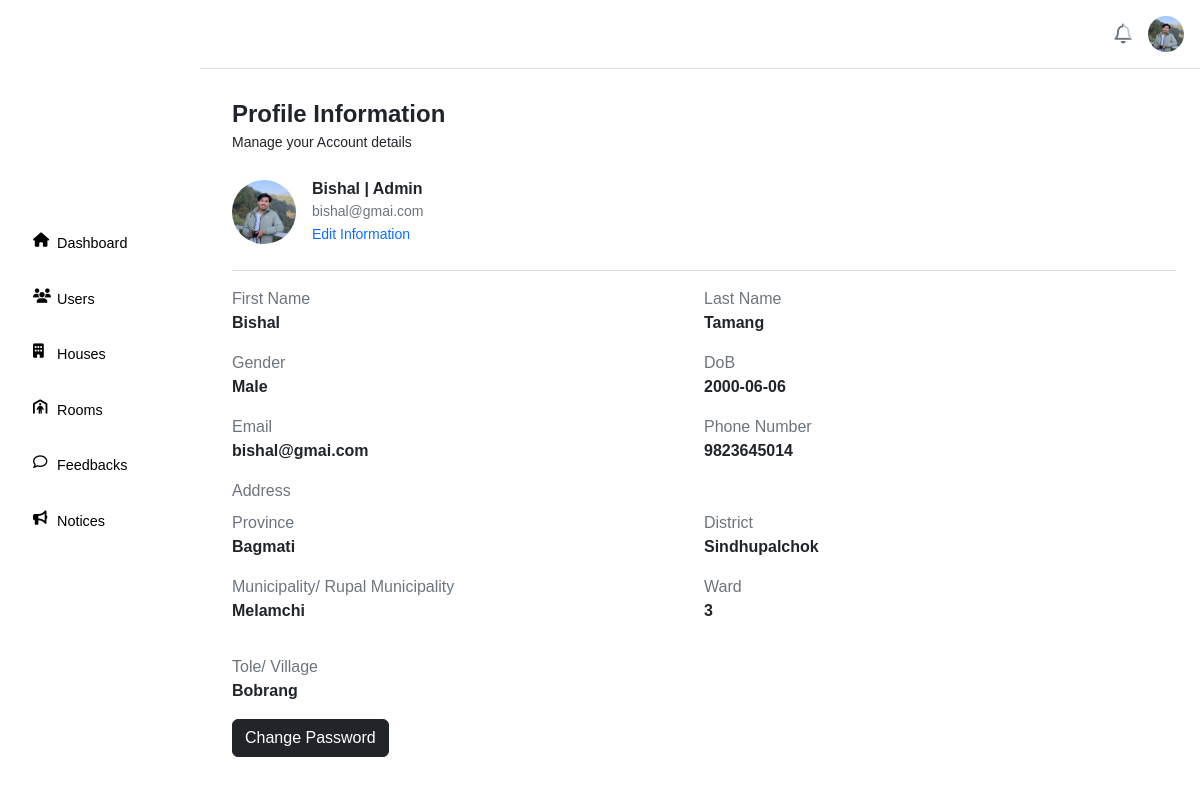
The page /admin/profile/view (signed in) on the database its author committed.
### tables this page shows
CREATE TABLE `admin_tb` (
  `admin_id` int(11) NOT NULL,
  `first_name` varchar(12) NOT NULL,
  `last_name` varchar(15) NOT NULL,
  `gender` varchar(7) NOT NULL,
  `dob` date NOT NULL,
  `email` varchar(254) NOT NULL,
  `password` varchar(255) NOT NULL,
  `phone_number` varchar(15) NOT NULL,
  `province` varchar(20) NOT NULL,
  `district` varchar(20) NOT NULL,
  `municipality_rural` varchar(40) NOT NULL,
  `ward` int(11) NOT NULL,
  `tole_village` varchar(30) NOT NULL,
  `profile_photo` varchar(250) NOT NULL,
  `kyc_front` varchar(250) NOT NULL,
  `kyc_back` varchar(250) NOT NULL,
  `registration_date` datetime NOT NULL,
  `flag` varchar(10) DEFAULT NULL
);

### classes/admin.php (called while the page is built, shortened)
<?php
require_once __DIR__ . '/../app/connection.php';
class Admin
{
    private $phoneNumber;
    public function __construct()
    {
        $this->phoneNumber = "";
    }
    public function getPhoneNumber()
    {
        return $this->phoneNumber;
    }
    public function set($firstName, $lastName, $gender, $dob, $email, $phoneNumber, $province, $district, $municipalityRural, $ward, $toleVillage, $flag, $profilePhoto, $registrationDate)
    {
        $this->name = [
            'first' => $firstName,
            'last' => $lastName
        ];
        $this->gender = $gender;
        $this->dob = $dob;
        $this->email = $email;
        $this->phoneNumber = $phoneNumber;
        $this->address = [
            'province' => $province,
            'district' => $district,
            'municipalityRural' => $municipalityRural,
            'ward' => $ward,
            'toleVillage' => $toleVillage,
        ];
        $this->profilePhoto = $profilePhoto;
    }
    public function fetch($adminId, $howMuch)
    {
        global $conn;
        $query = $howMuch == "all" ? "SELECT * FROM admin_tb WHERE admin_id = '$adminId' LIMIT 1" : "SELECT first_name, email, flag, profile_photo FROM admin_tb WHERE admin_id = '$adminId' LIMIT 1";
        $result = mysqli_query($conn, $query);
    }
}

### pages/admin/sections/view-profile.php (the view, shortened to what this page needs)
<div class="mb-3 w-100 profile-informations">
    <div class="d-flex">
        <div class="w-50">
            <p class="m-0 text-secondary"> First Name </p>
            <p class="m-0 fw-semibold">
                <?= ($profileUser->name['first'] != '') ? ucfirst($profileUser->name['first']) : "-" ?>
            </p>
        </div>
        <div class="w-50">
            <p class="m-0 text-secondary"> Last Name </p>
            <p class="m-0 fw-semibold">
                <?= ($profileUser->name['last'] != '') ? ucfirst($profileUser->name['last']) : "-" ?>
            </p>
        </div>
    </div>
    <div class="mt-3 d-flex">
        <div class="w-50">
            <p class="m-0 text-secondary"> Gender </p>
            <p class="m-0 fw-semibold"> <?= ($profileUser->gender != '') ? ucfirst($profileUser->gender) : "-" ?> </p>
        </div>
        <div class="w-50">
            <p class="m-0 text-secondary"> DoB </p>
            <p class="m-0 fw-semibold"> <?= ($profileUser->dob != '0000-00-00') ? $profileUser->dob : "-" ?> </p>
        </div>
    </div>
    <div class="mt-3 d-flex">
        <div class="w-50">
            <p class="m-0 text-secondary"> Email </p>
            <p class="m-0 fw-semibold"> <?= ($profileUser->email != '') ? $profileUser->email : "-" ?> </p>
        </div>
        <div class="w-50">
            <p class="m-0 text-secondary"> Phone Number </p>
            <p class="m-0 fw-semibold">
                <?= ($profileUser->getPhoneNumber() != '') ? $profileUser->getPhoneNumber() : "-" ?>
            </p>
        </div>
    </div>
    <p class="m-0 mt-3 text-secondary"> Address </p>
    <div class="d-flex flex-column">
        <div class="d-flex">
            <div class="w-50">
                <p class="m-0 mt-2 text-secondary"> Province </p>
                <p class="m-0 fw-semibold">
                    <?= ($profileUser->address['province'] != '') ? ucfirst($profileUser->address['province']) : "-" ?>
                </p>
            </div>
            <div class="w-50">
                <p class="m-0 mt-2 text-secondary"> District </p>
                <p class="m-0 fw-semibold">
                    <?= ($profileUser->address['district'] != '') ? ucfirst($profileUser->address['district']) : "-" ?>
                </p>
            </div>
        </div>
        <div class="d-flex">
            <div class="w-50">
                <p class="m-0 mt-3 text-secondary"> Municipality/ Rupal Municipality </p>
                <p class="m-0 fw-semibold">
                    <?= ($profileUser->address['municipalityRural'] != '') ? ucfirst($profileUser->address['municipalityRural']) : "-" ?>
                </p>
            </div>
            <div class="w-50">
                <p class="m-0 mt-3 text-secondary"> Ward </p>
                <p class="m-0 fw-semibold">
                    <?= ($profileUser->address['ward'] != 0) ? $profileUser->address['ward'] : "-" ?>
                </p>
            </div>
        </div>
        <div class="mt-3">
            <p class="m-0 mt-3 text-secondary"> Tole/ Village </p>
            <p class="m-0 fw-semibold">
                <?= ($profileUser->address['toleVillage'] != '') ? ucfirst($profileUser->address['toleVillage']) : "-" ?>
            </p>
        </div>
    </div>
    <a href="/rentrover/admin/profile/password-change" class="btn btn-dark mt-3"> Change Password </a>
</div>

### pages/admin/profile.php (shortened to what this page needs)
<?php
require_once __DIR__ . '/../../classes/admin.php';
$profileUser = new Admin();
$profileUser->fetch($r_id, "all");
$page = "profile";
?>
<!DOCTYPE html>
<html lang="en">
<head>
    <link rel="stylesheet" href="https://cdnjs.cloudflare.com/ajax/libs/font-awesome/6.6.0/css/all.min.css"
 />
    <link href="https://cdn.jsdelivr.net/npm/bootstrap@5.3.3/dist/css/bootstrap.min.css" rel="stylesheet"
>
    <link rel="stylesheet" href="/rentrover/bootstrap/bootstrap-css-5.3.3/bootstrap.min.css">
    <link rel="stylesheet" href="/rentrover/css/style.css">
    <link rel="stylesheet" href="/rentrover/css/profile.css">
    <link rel="stylesheet" href="/rentrover/css/user-detail.css">
    <link rel="stylesheet" href="/rentrover/css/popup-alert.css">
    <link rel="stylesheet" href="/rentrover/css/aside.css">
</head>
<body>
    <?php include __DIR__ . '/sections/aside.php'; ?>
    <main>
        <div class="d-nones d-flex flex-column user-profile-container profile-content">
            <p class="m-0 fs-4 fw-semibold"> Profile Information </p>
            <p class="m-0 small"> Manage your Account details </p>
            <div class="d-flex flex-row gap-3 mt-4 align-items-center photo-username-email">
                <div class="photo">
                    <?php
                    if ($profileUser->profilePhoto != '') {
                        $tempPhotoSrc = "/rentrover/uploads/admins/$profileUser->profilePhoto";
                        ?>
                        <img src="<?= $tempPhotoSrc ?>" id="profile-photo-container" alt="user profile photo"
                            class="pointer">
                        <?php
                    } else {
                        $tempPhotoSrc = "/rentrover/uploads/blank-profile.jpg";
                        ?>
                        <img src="/rentrover/uploads/blank-profile.jpg" id="profile-photo-container"
                            alt="user profile photo" class="pointer">
                        <?php
                    }
                    ?>
                </div>
                <div class="username-email">
                    <p class="m-0 fw-semibold">
                        <?= ($profileUser->name['first'] != '') ? ucfirst($profileUser->name['first']) : "New" ?> |
                        Admin
                    </p>
                    <p class="m-0 text-secondary small"> <?= $profileUser->email ?> </p>
                    <?php
                    if ($tab == 'view') {
                        ?>
                        <a href="/rentrover/admin/profile/edit" class="mt-3 text-primary small" id="edit-profile-trigger">
                            Edit Information </a>
                        <?php
                    }
                    ?>
                </div>
            </div>
            <hr class="mt-4 text-secondary" />
            <?php
            switch ($tab) {
                default:
                    include_once __DIR__ . '/sections/view-profile.php';
            }
            ?>
        </div>
    </main>
</body>
</html>

### pages/admin/sections/aside.php (shortened to what this page needs)
<?php
require_once __DIR__ . '/../../../classes/admin.php';
?>
<!DOCTYPE html>
<html lang="en">
<head>
    <link rel="stylesheet" href="https://cdnjs.cloudflare.com/ajax/libs/font-awesome/6.6.0/css/all.min.css"
 />
    <link href="https://cdn.jsdelivr.net/npm/bootstrap@5.3.3/dist/css/bootstrap.min.css" rel="stylesheet"
>
    <link rel="stylesheet" href="/rentrover/bootstrap/bootstrap-css-5.3.3/bootstrap.min.css">
    <link rel="stylesheet" href="/rentrover/css/style.css">
    <link rel="stylesheet" href="/rentrover/css/aside.css">
</head>
<body>
    <header class="position-fixed w-100 d-flex flex-row gap-3 p-3 justify-content-end align-items-center header">
        <?php
        $page = $page ?? '';
            ?>
        <div class="position-relative notification-section">
            <div class="position-relative notification-icon pointer" id="notification-icon">
                <i class="fa-regular fa-bell fs-5 pt-1 text-secondary pointer"></i>
                <div class="position-absolute text-danger fw-semibold notification-counter" id="notification-count">
                </div>
            </div>
        </div>
        <div class="position-relative profile-container">
            <div class="profile" id="profile-image-container">
                <?php
                if ($profileUser->profilePhoto != "") {
                    ?>
                    <img src="/rentrover/uploads/admins/<?= $profileUser->profilePhoto ?>" alt="user profile photo"
                        class="pointer">
                    <?php
                } else {
                    ?>
                    <img src="/rentrover/uploads/blank-profile.jpg" alt="user profile photo" class="pointer">
                    <?php
                }
                ?>
            </div>
        </div>
    </header>
    <aside class="position-fixed aside">
        <ul>
            <li class="<?= $page == 'dashboard' ? 'active' : 'inactive'; ?>"
                onclick="window.location.href='/rentrover/admin/dashboard'">
                <i class="fa fa-home"></i>
                <span id="ul-span"> Dashboard </span>
            </li>
            <li class="<?= $page == 'users' || $page == "user-detail" ? 'active' : 'inactive'; ?>"
                onclick="window.location.href='/rentrover/admin/users'">
                <i class="fa fa-users"></i>
                <span> Users </span>
            </li>
            <li class="<?= $page == 'houses' || $page == "house-detail" ? 'active' : 'inactive'; ?>"
                onclick="window.location.href='/rentrover/admin/houses'">
                <i class="fa fa-building"></i>
                <span> Houses </span>
            </li>
            <li class="<?= $page == 'rooms' || $page == "room-detail" ? 'active' : 'inactive'; ?>"
                onclick="window.location.href='/rentrover/admin/rooms'">
                <i class="fa-solid fa-person-shelter"></i>
                <span> Rooms </span>
            </li>
            <li class="<?= $page == 'feedbacks' ? 'active' : 'inactive'; ?>"
                onclick="window.location.href='/rentrover/admin/feedbacks'">
                <i class="fa-regular fa-comment"></i>
                <span> Feedbacks </span>
            </li>
            <li class="<?= $page == 'notices' ? 'active' : 'inactive'; ?>"
                onclick="window.location.href='/rentrover/admin/notices'">
                <i class="fa fa-bullhorn"></i>
                <span> Notices </span>
            </li>
        </ul>
    </aside>
</body>
</html>

### css/style.css (style rules this page uses)
* { font-family: "Helvetica", sans-serif; font-family: "Poppins", sans-serif; margin: 0; padding: 0; box-sizing: border-box; }
html { height: 100%; font-size: 16px; box-sizing: border-box; scroll-behavior: smooth; scroll-padding-top: 5rem; }
:root { --brand-color: rgb(26, 165, 219); --shadow-style: -2px 2px 4px 0 var(--shadow-color); --fixed-z-index: 100; }
a, abbr { text-decoration: none; }
body { margin: 0 auto; position: relative; box-sizing: inherit; }
.pointer { cursor: pointer; }
img { width: 100%; height: 100%; -o-object-fit: cover; object-fit: cover; -o-object-position: center; object-position: center; }

### css/profile.css (style rules this page uses)
aside { margin-top: 12px; max-width: 200px; width: calc(24px + 0.6rem); position: fixed; }
aside ul { list-style-type: none; padding: 0; margin: 0; max-height: -moz-fit-content; max-height: fit-content; }
aside ul li { padding: 0.6rem; cursor: pointer; border-radius: 0.5rem; font-size: 0.9rem; margin-bottom: 1rem; }
aside ul li i { width: 24px; }
aside ul li span { display: none; }
main { width: 100%; padding: 12px; padding-left: calc(24px + 0.6rem + 12px); height: -moz-fit-content; height: fit-content; }
.profile-content { padding: 0; }
@media (min-width: 1200px) { aside { min-width: 200px; } }
@media (min-width: 1200px) { aside ul li { display: flex; } }
@media (min-width: 1200px) { aside ul li span { display: flex; } }
@media (min-width: 1200px) { main { padding-left: calc(200px + 0.6rem); } }

### css/user-detail.css (style rules this page uses)
.user-profile-container { padding-bottom: 3rem; }
.user-profile-container .photo-username-email .photo { width: 64px; min-width: 64px; height: 64px; min-height: 64px; border-radius: 50%; overflow: hidden; }

### css/aside.css (style rules this page uses)
aside, .panel-aside { position: fixed; top: 0; left: 0; overflow-y: scroll; height: 100vh; background-color: white; width: 83px; z-index: 100; }
aside ul, .panel-aside ul { list-style-type: none; margin: 0; height: -moz-fit-content; height: fit-content; padding: 1rem; padding-top: 7rem; }
aside ul li, .panel-aside ul li { padding: 0.5rem; padding-left: 1rem; cursor: pointer; margin-bottom: 1rem; border-radius: 0.5rem; border: 1px solid white; color: black; }
aside ul li i, .panel-aside ul li i { width: 24px; }
aside ul li span, .panel-aside ul li span { display: none; }
header { z-index: var(--fixed-z-index); background-color: white; border-bottom: 1px solid rgb(224, 223, 223); }
header .notification-section .notification-icon .notification-counter { top: -6px; background-color: rgba(255, 255, 255, 0.6); border-radius: 50%; width: 26px; margin-left: 8px; height: 26px; }
header .profile-container .profile { height: 36px; width: 36px; border-radius: 100%; overflow: hidden; }
main { padding: 24px; padding-top: 96px; padding-left: 95px; }
@media (min-width: 1200px) { aside { width: 220px; } }
@media (min-width: 1200px) { aside ul li span { display: inline-block; } }
@media (min-width: 1200px) { main { padding-left: 232px; } }

### rows shown on the page
admin_tb: profile_photo (picture), first_name "Bishal", email "bishal@gmai.com", last_name "Tamang", gender "Male", dob "2000-06-06", phone_number "9823645014", province "Bagmati", district "Sindhupalchok", municipality_rural "Melamchi", ward "3", tole_village "Bobrang"
